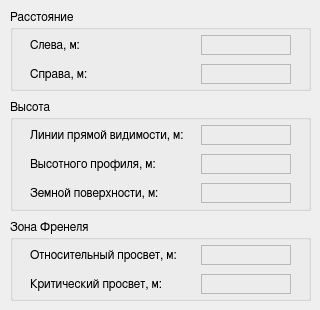
<?xml version="1.0" encoding="UTF-8"?>
<ui version="4.0">
 <class>CoordsWindow</class>
 <widget class="QMainWindow" name="CoordsWindow">
  <property name="geometry">
   <rect>
    <x>0</x>
    <y>0</y>
    <width>320</width>
    <height>310</height>
   </rect>
  </property>
  <property name="windowTitle">
   <string>MainWindow</string>
  </property>
  <widget class="QWidget" name="centralwidget">
   <widget class="QGroupBox" name="groupBox">
    <property name="geometry">
     <rect>
      <x>10</x>
      <y>10</y>
      <width>301</width>
      <height>81</height>
     </rect>
    </property>
    <property name="font">
     <font>
      <family>FreeSans</family>
      <pointsize>9</pointsize>
     </font>
    </property>
    <property name="title">
     <string>Расстояние</string>
    </property>
    <widget class="QWidget" name="verticalLayoutWidget">
     <property name="geometry">
      <rect>
       <x>20</x>
       <y>20</y>
       <width>261</width>
       <height>61</height>
      </rect>
     </property>
     <layout class="QVBoxLayout" name="verticalLayout">
      <property name="spacing">
       <number>4</number>
      </property>
      <item>
       <layout class="QHBoxLayout" name="horizontalLayout_2">
        <item>
         <widget class="QLabel" name="label_3">
          <property name="text">
           <string>Слева, м:</string>
          </property>
         </widget>
        </item>
        <item>
         <widget class="QLabel" name="label_5">
          <property name="minimumSize">
           <size>
            <width>90</width>
            <height>20</height>
           </size>
          </property>
          <property name="maximumSize">
           <size>
            <width>90</width>
            <height>20</height>
           </size>
          </property>
          <property name="frameShape">
           <enum>QFrame::StyledPanel</enum>
          </property>
          <property name="frameShadow">
           <enum>QFrame::Sunken</enum>
          </property>
          <property name="text">
           <string/>
          </property>
         </widget>
        </item>
       </layout>
      </item>
      <item>
       <layout class="QHBoxLayout" name="horizontalLayout_3">
        <item>
         <widget class="QLabel" name="label_4">
          <property name="text">
           <string>Справа, м:</string>
          </property>
         </widget>
        </item>
        <item>
         <widget class="QLabel" name="label_6">
          <property name="minimumSize">
           <size>
            <width>90</width>
            <height>20</height>
           </size>
          </property>
          <property name="maximumSize">
           <size>
            <width>90</width>
            <height>20</height>
           </size>
          </property>
          <property name="frameShape">
           <enum>QFrame::StyledPanel</enum>
          </property>
          <property name="frameShadow">
           <enum>QFrame::Sunken</enum>
          </property>
          <property name="text">
           <string/>
          </property>
         </widget>
        </item>
       </layout>
      </item>
     </layout>
    </widget>
   </widget>
   <widget class="QGroupBox" name="groupBox_2">
    <property name="geometry">
     <rect>
      <x>10</x>
      <y>100</y>
      <width>301</width>
      <height>111</height>
     </rect>
    </property>
    <property name="font">
     <font>
      <family>FreeSans</family>
      <pointsize>9</pointsize>
     </font>
    </property>
    <property name="title">
     <string>Высота</string>
    </property>
    <widget class="QWidget" name="verticalLayoutWidget_2">
     <property name="geometry">
      <rect>
       <x>20</x>
       <y>20</y>
       <width>261</width>
       <height>91</height>
      </rect>
     </property>
     <layout class="QVBoxLayout" name="verticalLayout_2">
      <property name="spacing">
       <number>4</number>
      </property>
      <item>
       <layout class="QHBoxLayout" name="horizontalLayout_4">
        <item>
         <widget class="QLabel" name="label_7">
          <property name="text">
           <string>Линии прямой видимости, м:</string>
          </property>
         </widget>
        </item>
        <item>
         <widget class="QLabel" name="label_8">
          <property name="minimumSize">
           <size>
            <width>90</width>
            <height>20</height>
           </size>
          </property>
          <property name="maximumSize">
           <size>
            <width>90</width>
            <height>20</height>
           </size>
          </property>
          <property name="frameShape">
           <enum>QFrame::StyledPanel</enum>
          </property>
          <property name="frameShadow">
           <enum>QFrame::Sunken</enum>
          </property>
          <property name="text">
           <string/>
          </property>
         </widget>
        </item>
       </layout>
      </item>
      <item>
       <layout class="QHBoxLayout" name="horizontalLayout_5">
        <item>
         <widget class="QLabel" name="label_9">
          <property name="text">
           <string>Высотного профиля, м:</string>
          </property>
         </widget>
        </item>
        <item>
         <widget class="QLabel" name="label_10">
          <property name="minimumSize">
           <size>
            <width>90</width>
            <height>20</height>
           </size>
          </property>
          <property name="maximumSize">
           <size>
            <width>90</width>
            <height>20</height>
           </size>
          </property>
          <property name="frameShape">
           <enum>QFrame::StyledPanel</enum>
          </property>
          <property name="frameShadow">
           <enum>QFrame::Sunken</enum>
          </property>
          <property name="text">
           <string/>
          </property>
         </widget>
        </item>
       </layout>
      </item>
      <item>
       <layout class="QHBoxLayout" name="horizontalLayout_6">
        <item>
         <widget class="QLabel" name="label_11">
          <property name="text">
           <string>Земной поверхности, м:</string>
          </property>
         </widget>
        </item>
        <item>
         <widget class="QLabel" name="label_12">
          <property name="minimumSize">
           <size>
            <width>90</width>
            <height>20</height>
           </size>
          </property>
          <property name="maximumSize">
           <size>
            <width>90</width>
            <height>20</height>
           </size>
          </property>
          <property name="frameShape">
           <enum>QFrame::StyledPanel</enum>
          </property>
          <property name="frameShadow">
           <enum>QFrame::Sunken</enum>
          </property>
          <property name="text">
           <string/>
          </property>
         </widget>
        </item>
       </layout>
      </item>
     </layout>
    </widget>
   </widget>
   <widget class="QGroupBox" name="groupBox_3">
    <property name="geometry">
     <rect>
      <x>10</x>
      <y>220</y>
      <width>301</width>
      <height>81</height>
     </rect>
    </property>
    <property name="font">
     <font>
      <family>FreeSans</family>
      <pointsize>9</pointsize>
     </font>
    </property>
    <property name="title">
     <string>Зона Френеля</string>
    </property>
    <widget class="QWidget" name="verticalLayoutWidget_3">
     <property name="geometry">
      <rect>
       <x>20</x>
       <y>20</y>
       <width>261</width>
       <height>61</height>
      </rect>
     </property>
     <layout class="QVBoxLayout" name="verticalLayout_3">
      <property name="spacing">
       <number>4</number>
      </property>
      <item>
       <layout class="QHBoxLayout" name="horizontalLayout_7">
        <property name="spacing">
         <number>4</number>
        </property>
        <item>
         <widget class="QLabel" name="label_13">
          <property name="font">
           <font>
            <family>FreeSans</family>
            <pointsize>9</pointsize>
           </font>
          </property>
          <property name="text">
           <string>Относительный просвет, м:</string>
          </property>
         </widget>
        </item>
        <item>
         <widget class="QLabel" name="label_14">
          <property name="minimumSize">
           <size>
            <width>90</width>
            <height>20</height>
           </size>
          </property>
          <property name="maximumSize">
           <size>
            <width>90</width>
            <height>20</height>
           </size>
          </property>
          <property name="font">
           <font>
            <family>FreeSans</family>
            <pointsize>9</pointsize>
           </font>
          </property>
          <property name="frameShape">
           <enum>QFrame::StyledPanel</enum>
          </property>
          <property name="frameShadow">
           <enum>QFrame::Sunken</enum>
          </property>
          <property name="text">
           <string/>
          </property>
         </widget>
        </item>
       </layout>
      </item>
      <item>
       <layout class="QHBoxLayout" name="horizontalLayout_8">
        <property name="spacing">
         <number>4</number>
        </property>
        <item>
         <widget class="QLabel" name="label_15">
          <property name="font">
           <font>
            <family>FreeSans</family>
            <pointsize>9</pointsize>
           </font>
          </property>
          <property name="text">
           <string>Критический просвет, м:</string>
          </property>
         </widget>
        </item>
        <item>
         <widget class="QLabel" name="label_16">
          <property name="minimumSize">
           <size>
            <width>90</width>
            <height>20</height>
           </size>
          </property>
          <property name="maximumSize">
           <size>
            <width>90</width>
            <height>20</height>
           </size>
          </property>
          <property name="font">
           <font>
            <family>FreeSans</family>
            <pointsize>9</pointsize>
           </font>
          </property>
          <property name="frameShape">
           <enum>QFrame::StyledPanel</enum>
          </property>
          <property name="frameShadow">
           <enum>QFrame::Sunken</enum>
          </property>
          <property name="text">
           <string/>
          </property>
         </widget>
        </item>
       </layout>
      </item>
     </layout>
    </widget>
   </widget>
  </widget>
 </widget>
 <resources/>
 <connections/>
</ui>
